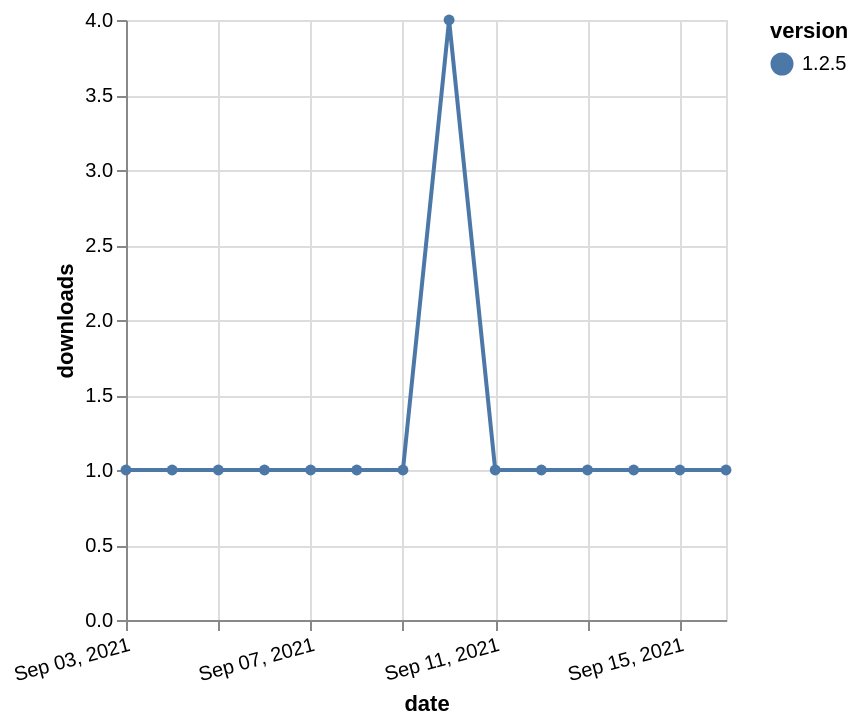

Express this chart as Vega-Lite.
### Vega-Lite specification from a JSON file in a GitHub repository (floating-point values rounded to 4 significant figures)
{"$schema": "https://vega.github.io/schema/vega-lite/v5.json", "description": "A simple bar chart with embedded data.", "data": {"values": [{"date": "2021-09-03", "total": 159, "delta": 1, "version": "1.2.5"}, {"date": "2021-09-04", "total": 160, "delta": 1, "version": "1.2.5"}, {"date": "2021-09-05", "total": 161, "delta": 1, "version": "1.2.5"}, {"date": "2021-09-06", "total": 162, "delta": 1, "version": "1.2.5"}, {"date": "2021-09-07", "total": 163, "delta": 1, "version": "1.2.5"}, {"date": "2021-09-08", "total": 164, "delta": 1, "version": "1.2.5"}, {"date": "2021-09-09", "total": 165, "delta": 1, "version": "1.2.5"}, {"date": "2021-09-10", "total": 169, "delta": 4, "version": "1.2.5"}, {"date": "2021-09-11", "total": 170, "delta": 1, "version": "1.2.5"}, {"date": "2021-09-12", "total": 171, "delta": 1, "version": "1.2.5"}, {"date": "2021-09-13", "total": 172, "delta": 1, "version": "1.2.5"}, {"date": "2021-09-14", "total": 173, "delta": 1, "version": "1.2.5"}, {"date": "2021-09-15", "total": 174, "delta": 1, "version": "1.2.5"}, {"date": "2021-09-16", "total": 175, "delta": 1, "version": "1.2.5"}]}, "width": "container", "mark": {"type": "line", "point": {"filled": true}}, "encoding": {"x": {"field": "date", "type": "temporal", "timeUnit": "yearmonthdate", "title": "date", "axis": {"labelAngle": -15}}, "y": {"field": "delta", "type": "quantitative", "title": "downloads"}, "color": {"field": "version", "type": "nominal"}, "tooltip": {"field": "delta"}}}
